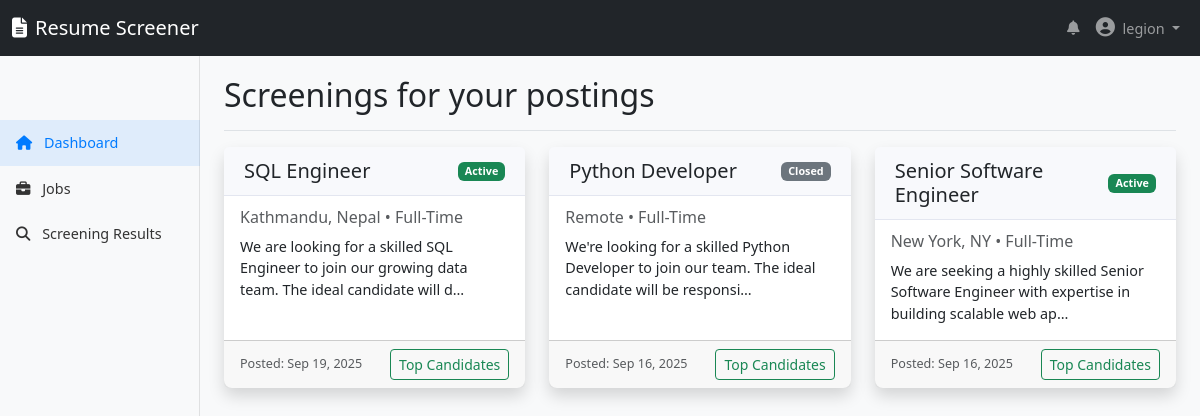
/jobs/screening_list/ (signed in), run on the app's committed database.
### accounts/models.py (models this page shows, shortened)
class CustomUser(AbstractUser):
    role = models.CharField(max_length = 20, choices= role_choices, default = 'recruiter')
    profile_pictures = models.ImageField(upload_to = "profile_pics/", blank = True, null = True)
    bio = models.TextField(max_length = 200, blank = True)

### jobs/models.py (models this page shows, shortened)
class Job(models.Model):
    created_by = models.ForeignKey(settings.AUTH_USER_MODEL,on_delete= models.CASCADE, related_name= 'jobs')
    title = models.CharField(max_length=100)
    description = models.TextField()  #not null in form and database
    requirements = models.TextField(blank=True, null=True)
    location = models.CharField(max_length=100, blank=True, null=True)
    choices_emp_type = [("FT",'Full-Time'),('PT','Part-Time'),('CT','Cotract')]
    employment_type = models.CharField(max_length= 50, choices= choices_emp_type, default="FT")
    salary_range = models.CharField(max_length=200, blank=True, null=True)
    is_active = models.BooleanField(default=True)
    created_at = models.DateTimeField(auto_now_add=True)
    updated_at = models.DateTimeField(auto_now= True)

### jobs/views.py (the view)
# urls.py: path('screening_list/', job_veiws.screening_list, name = 'screening_jobs_list'),
@login_required
def screening_list(request):
    jobs = Job.objects.filter(created_by = request.user).order_by('-created_at')
    context = {
        'jobs' : jobs
    }
    return render(request, 'jobs/screening_jobs.html', context)

### templates/jobs/screening_jobs.html
{% extends 'base/base.html' %}
{% load static %}
{% block content %}
    <div class="container-fluid">
        <div class="row">
            <main class="col-md-9 ms-sm-auto col-lg-10 px-md-4 main-content">
                <div class="d-flex justify-content-between flex-wrap flex-md-nowrap align-items-center pt-3 pb-2 mb-3 border-bottom">
                    <h1 class="h2">Screenings for your postings</h1>
                </div>
                {% if jobs %}
                    <div class="row row-cols-1 row-cols-md-2 row-cols-lg-3 g-4">
                        {% for job in jobs %}
                            <div class="col">
                                <div class="card shadow h-100 {% if not job.is_active %}border-secondary{% endif %}">
                                    <div class="card-header d-flex justify-content-between align-items-center">
                                        <h5 class="mb-0">{{ job.title }}</h5>
                                        {% if job.is_active %}
                                            <span class="badge bg-success">Active</span>
                                        {% else %}
                                            <span class="badge bg-secondary">Closed</span>
                                        {% endif %}
                                    </div>
                                    <div class="card-body">
                                        <h6 class="card-subtitle mb-2 text-muted">{{ job.location }} • {{ job.get_employment_type_display }}</h6>
                                        <p class="card-text">{{ job.description|truncatechars:100 }}</p>
                                    </div>
                                    <div class="card-footer d-flex justify-content-between align-items-center">
                                        <small class="text-muted">Posted: {{ job.created_at|date:"M d, Y" }}</small>
                                        <a href="{% url 'jobs:top_candidates_list' job.id %}" class="btn btn-sm btn-outline-success">
                                            Top Candidates
                                        </a>
                                    </div>
                                </div>
                            </div>
                        {% endfor %}
                    </div>
                {% else %}
                    <div class="alert alert-info text-center" role="alert">
                        You have not posted any jobs yet.
                    </div>
                {% endif %}
            </main>
        </div>
    </div>
{% endblock %}

### templates/base/header.html (shortened to what this page needs)
{% load static %}
<!DOCTYPE html>
<html lang="en">
<head>
    <link href="https://cdn.jsdelivr.net/npm/bootstrap@5.3.0/dist/css/bootstrap.min.css" rel="stylesheet">
    <link rel="stylesheet" href="https://cdnjs.cloudflare.com/ajax/libs/font-awesome/6.4.0/css/all.min.css">
    <link rel="stylesheet" href="{% static 'accounts/dashboard-style.css'%}">
</head>
<body>
    <header class="dashboard-header">
        <nav class="navbar navbar-expand-lg navbar-dark bg-dark">
            <div class="container-fluid">
                <a class="navbar-brand" href="{% url 'accounts:dashboard' %}">
                    <i class="fas fa-file-alt me-2"></i>Resume Screener
                </a>
                <div class="collapse navbar-collapse" id="navbarNav">
                    <ul class="navbar-nav ms-auto">
                        <li class="nav-item">
                            <a class="nav-link" href="#"><i class="fas fa-bell"></i></a>
                        </li>
                        <li class="nav-item dropdown">
                            <a class="nav-link dropdown-toggle" href="#" id="navbarDropdown" role="button" data-bs-toggle="dropdown">
                                <i class="fas fa-user-circle me-1"></i> {{ user.username }}
                            </a>
                        </li>
                    </ul>
                </div>
            </div>
        </nav>
    </header>

### static/accounts/dashboard-style.css (style rules this page uses)
body { font-size: 0.9rem; background-color: #f8f9fa; padding-top: 60px; }
main { margin-top: 56px; padding-bottom: 20px; }
.card { border-radius: 0.5rem; border: none; box-shadow: 0 0.15rem 1.75rem 0 rgba(58, 59, 69, 0.15); }
.card-header { background-color: #f8f9fc; border-bottom: 1px solid #e3e6f0; padding: 0.75rem 1.25rem; }
.dashboard-header { position: fixed; top: 0; width: 100%; z-index: 1000; }
.fa-user-circle { font-size: 1.2rem; }

### data on the page
CustomUser: username "legion"
Job: title "SQL Engineer", is_active "Active", location "Kathmandu, Nepal", employment_type "Full-Time", description "We are looking for a skilled SQL Engineer to join our growing data team. The ideal candidate will d…", created_at "Sep 19, 2025"
Job: title "Python Developer", is_active "Closed", location "Remote", employment_type "Full-Time", description "We're looking for a skilled Python Developer to join our team. The ideal candidate will be responsi…", created_at "Sep 16, 2025"
Job: title "Senior Software Engineer", is_active "Active", location "New York, NY", employment_type "Full-Time", description "We are seeking a highly skilled Senior Software Engineer with expertise in building scalable web ap…", created_at "Sep 16, 2025"
